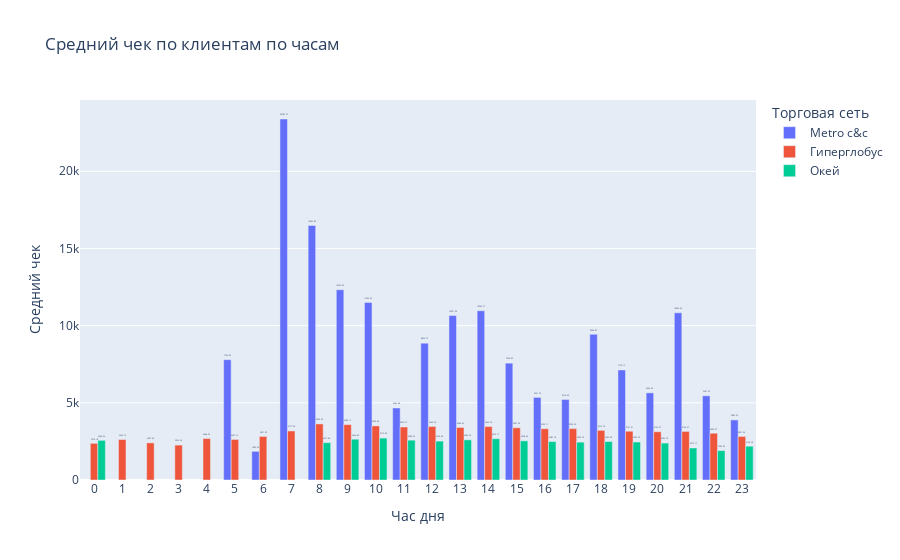

Notebook cell for this chart:
### Code cell
df_long = mc2.reset_index().melt(id_vars='hour', var_name='client_NT', value_name='mean_totalSum')

# Строим barplot
fig = px.bar(
    df_long,
    x='hour',
    y='mean_totalSum',
    color='client_NT',
    barmode='group',  # Группированные столбцы
    title='Средний чек по клиентам по часам',
    labels={
        'hour': 'Час дня',
        'mean_totalSum': 'Средний чек',
        'client_NT': 'Клиент'
    },
    text_auto='.2f'  # Автоматическое отображение значений с 2 знаками после запятой
)

# Настраиваем отображение
fig.update_layout(
    xaxis=dict(
        type='category',  # Чтобы часы отображались как категории
        title='Час дня'
    ),
    yaxis_title='Средний чек',
    legend_title='Торговая сеть',
    hovermode='x unified'  # Общая подсказка для всех столбцов при наведении
)

# Добавляем подписи значений над столбцами
fig.update_traces(
    textfont_size=12,
    textangle=0,
    textposition="outside",
    cliponaxis=False
)

fig.show()

### Figure 1 — Plotly figure (JSON) as saved in the notebook; plotly's stock layout.template omitted (floating-point values rounded to 4 significant figures)
{"data": [{"alignmentgroup": "True", "cliponaxis": false, "hovertemplate": "Клиент=Metro c&c<br>Час дня=%{x}<br>Средний чек=%{y}<extra></extra>", "legendgroup": "Metro c&c", "marker": {"color": "#636efa", "pattern": {"shape": ""}}, "name": "Metro c&c", "offsetgroup": "Metro c&c", "orientation": "v", "showlegend": true, "textangle": 0, "textfont": {"size": 12}, "textposition": "outside", "texttemplate": "%{y:.2f}", "type": "bar", "x": [0, 1, 2, 3, 4, 5, 6, 7, 8, 9, 10, 11, 12, 13, 14, 15, 16, 17, 18, 19, 20, 21, 22, 23], "xaxis": "x", "y": [NaN, NaN, NaN, NaN, NaN, 7797.0, 1857.0, 23390.0, 16490.0, 12330.0, 11510.0, 4665.0, 8867.0, 10650.0, 10960.0, 7570.0, 5352.0, 5216.0, 9441.0, 7129.0, 5646.0, 10830.0, 5457.0, 3893.0], "yaxis": "y"}, {"alignmentgroup": "True", "cliponaxis": false, "hovertemplate": "Клиент=Гиперглобус<br>Час дня=%{x}<br>Средний чек=%{y}<extra></extra>", "legendgroup": "Гиперглобус", "marker": {"color": "#EF553B", "pattern": {"shape": ""}}, "name": "Гиперглобус", "offsetgroup": "Гиперглобус", "orientation": "v", "showlegend": true, "textangle": 0, "textfont": {"size": 12}, "textposition": "outside", "texttemplate": "%{y:.2f}", "type": "bar", "x": [0, 1, 2, 3, 4, 5, 6, 7, 8, 9, 10, 11, 12, 13, 14, 15, 16, 17, 18, 19, 20, 21, 22, 23], "xaxis": "x", "y": [2376.0, 2623.0, 2408.0, 2263.0, 2684.0, 2627.0, 2822.0, 3177.0, 3633.0, 3589.0, 3504.0, 3434.0, 3469.0, 3405.0, 3463.0, 3381.0, 3322.0, 3329.0, 3216.0, 3161.0, 3125.0, 3147.0, 3031.0, 2822.0], "yaxis": "y"}, {"alignmentgroup": "True", "cliponaxis": false, "hovertemplate": "Клиент=Окей<br>Час дня=%{x}<br>Средний чек=%{y}<extra></extra>", "legendgroup": "Окей", "marker": {"color": "#00cc96", "pattern": {"shape": ""}}, "name": "Окей", "offsetgroup": "Окей", "orientation": "v", "showlegend": true, "textangle": 0, "textfont": {"size": 12}, "textposition": "outside", "texttemplate": "%{y:.2f}", "type": "bar", "x": [0, 1, 2, 3, 4, 5, 6, 7, 8, 9, 10, 11, 12, 13, 14, 15, 16, 17, 18, 19, 20, 21, 22, 23], "xaxis": "x", "y": [2570.0, NaN, NaN, NaN, NaN, NaN, NaN, NaN, 2418.0, 2644.0, 2715.0, 2580.0, 2520.0, 2601.0, 2675.0, 2538.0, 2487.0, 2453.0, 2493.0, 2460.0, 2393.0, 2075.0, 1903.0, 2190.0], "yaxis": "y"}], "layout": {"barmode": "group", "hovermode": "x unified", "legend": {"title": {"text": "Торговая сеть"}, "tracegroupgap": 0}, "title": {"text": "Средний чек по клиентам по часам"}, "xaxis": {"anchor": "y", "domain": [0, 1], "title": {"text": "Час дня"}, "type": "category"}, "yaxis": {"anchor": "x", "domain": [0, 1], "title": {"text": "Средний чек"}}}}
